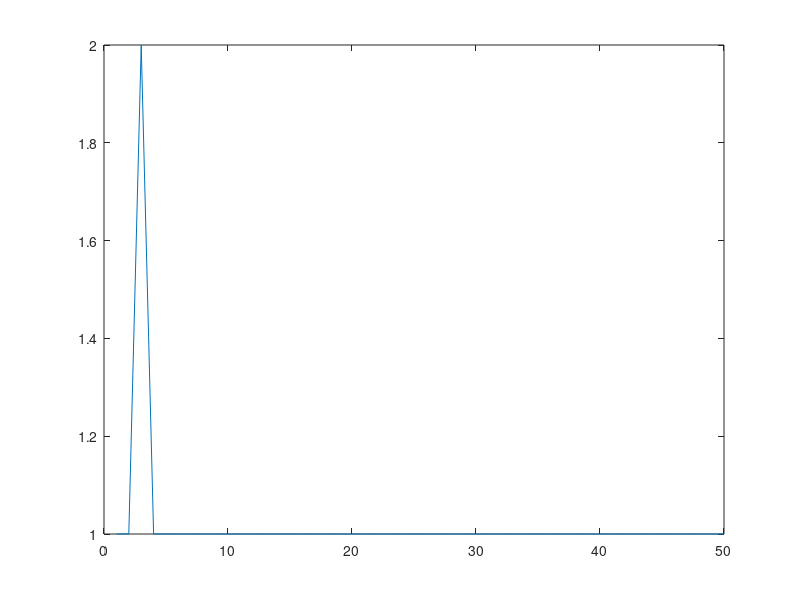

MATLAB code for this plot:
clc;
clear;

x = [0 0 1 1; 0 1 0 1];
y = [0 0 1 0];
w = [0 0];
b = 0;
alpha = 0.1;
theta = 0.5;
iter = 50;
for k = 1:iter
    for i=1:size(x,2)
        a(i) = b + x(1,i)*w(1) + x(2,i)*w(2);
        h(i) = (a(i) >= theta);
        if (h(i) ~= y(i))
            for j=1:2
                w(j) = w(j) + (alpha*y(i)*x(j,i));
            end
            b = b + (alpha*y(i));
        end
    end
    e(k) = sum((y-h).^2);
end
plot(e)